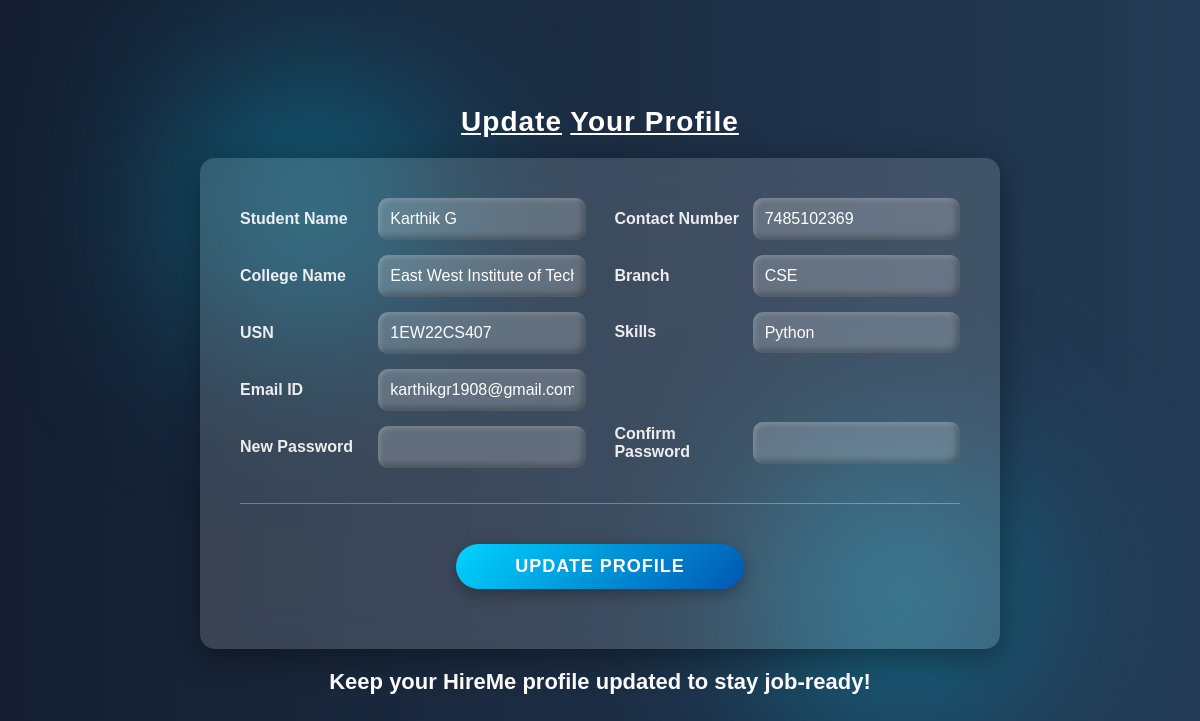
/edit_profile (signed in), run on an earlier commit of the app's database.
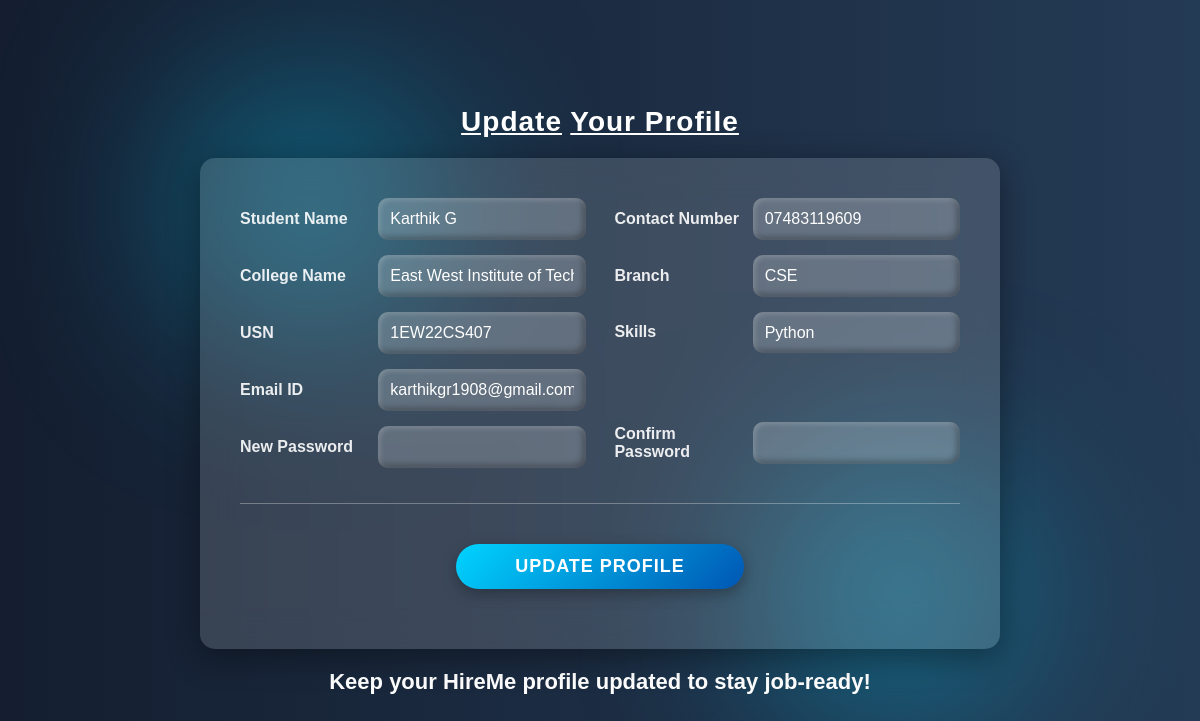
And on a later commit of the database.
### tables this page shows
CREATE TABLE students (
    usn TEXT PRIMARY KEY NOT NULL,
    student_name TEXT NOT NULL,
    contact_number TEXT NOT NULL,
    college_name TEXT NOT NULL,
    branch TEXT NOT NULL,
    skills TEXT,
    email_id TEXT NOT NULL,
    password TEXT NOT NULL,
    resume TEXT);

### app.py (the view, shortened to what this page needs)
@app.route('/edit_profile', methods=['GET', 'POST'])
def edit_profile():
    if 'usn' not in session:
        return redirect('/student_login')
    usn = session['usn']
    conn = sqlite3.connect('db/hireme.db', check_same_thread=False)
    cursor = conn.cursor()
    try:
        cursor.execute('''
            SELECT student_name, email_id, usn, contact_number, skills, branch, college_name
            FROM students WHERE usn=?
        ''', (usn,))
        student = cursor.fetchone()
    except sqlite3.OperationalError as e:
        print("Database error:", e)
        return "An error occurred while accessing the database."
    finally:
        conn.close()
    if student:
        return render_template('edit_profile.html', student={
            'name': student[0],
            'email': student[1],
            'usn': student[2],
            'phone_number': student[3],
            'skills': student[4],
            'branch': student[5],
            'college_name': student[6]
        })
    else:
        return "Student not found"

### templates/edit_profile.html (shortened to what this page needs)
 <!DOCTYPE html>
<html lang="en">
<head>
    <link rel="stylesheet" href="{{ url_for('static', filename='css/student_register.css') }}">
</head>
<body>
    <main>
        <div>
            <h1>
                <u>Update</u>
                <u>Your Profile</u>
            </h1>
        </div>
        <div class="form-container">
            <form id="edit_profile" action="/edit_profile" method="POST" enctype="multipart/form-data">
                <div class="form-row">
                    <div class="form-column">
                        <div class="form-group">
                            <label for="name">Student Name</label>
                            <input type="text" id="name" name="name" value="{{ student.name }}">
                        </div>
                        <div class="form-group">
                            <label for="college_name">College Name</label>
                            <input type="text" id="college_name" name="college_name" value="{{ student.college_name }}">
                        </div>
                        <div class="form-group">
                            <label for="usn">USN</label>
                            <input type="text" id="usn" name="usn" value="{{ student.usn }}" readonly>
                        </div>
                        <div class="form-group">
                            <label for="email">Email ID</label>
                            <input type="email" id="email" name="email" value="{{ student.email }}">
                        </div>
                        <div class="form-group">
                            <label for="password">New Password</label>
                            <input type="password" id="password" name="password">
                        </div>
                    </div>
                    <div class="form-column">
                        <div class="form-group">
                            <label for="phone_number">Contact Number</label>
                            <input type="text" id="phone" name="phone" value="{{ student.phone_number }}">
                        </div>
                        <div class="form-group">
                            <label for="branch">Branch</label>
                            <input type="text" id="branch" name="branch" value="{{ student.branch }}">
                        </div>
                        <div class="form-group-skills">
                            <label for="skills">Skills</label>
                            <select id="skills" name="skills" class="opion">
                                <option value="python" {% if student.skills == 'python' %}selected{% endif %}>Python</option>
                            </select>
                        </div>
                        <br><br><br>
                        <div class="form-group">
                            <label for="confirm_password">Confirm Password</label>
                            <input type="password" id="confirm_password" name="confirm_password">
                        </div>
                    </div>
                </div>
                <hr>
                <button type="submit">Update Profile</button>
            </form>
        </div>
        <footer>
            <p>Keep your HireMe profile updated to stay job-ready!</p>
        </footer>
    </main>
</body>
</html>

### static/css/student_register.css (style rules this page uses)
* { margin: 0; padding: 0; box-sizing: border-box; font-family: 'Poppins', sans-serif; }
body { background: linear-gradient(to right, #141e30, #243b55); display: flex; justify-content: center; align-items: center; height: 100vh; padding: 20px; position: relative; }
body::before, body::after { content: ""; position: absolute; width: 250px; height: 250px; background: radial-gradient(circle, rgba(0, 212, 255, 0.8), rgba(0, 0, 0, 0)); border-radius: 50%; filter: blur(100px); z-index: -1; }
body::before { top: 10%; left: 15%; }
body::after { bottom: 10%; right: 15%; }
.form-container { background: rgba(255, 255, 255, 0.15); backdrop-filter: blur(20px); padding: 40px; border-radius: 15px; box-shadow: 0 8px 32px rgba(0, 0, 0, 0.4); width: 800px; transition: transform 0.3s ease-in-out, box-shadow 0.3s ease-in-out; }
form { display: flex; flex-direction: column; }
.form-row { display: flex; justify-content: space-between; gap: 20px; }
.form-column { display: flex; flex-direction: column; width: 48%; }
.form-group, .form-group-skills { display: flex; align-items: center; margin-bottom: 15px; width: 100%; }
label { width: 40%; font-weight: bold; color: rgba(255, 255, 255, 0.9); }
input, select { width: 60%; padding: 12px; background: rgba(255, 255, 255, 0.2); border: none; border-radius: 10px; font-size: 16px; color: white; transition: all 0.3s ease-in-out; outline: none; box-shadow: inset 2px 2px 5px rgba(255, 255, 255, 0.2), inset -3px -3px 6px rgba(0, 0, 0, 0.3); }
select { width: 60%; padding: 12px; background: rgba(255, 255, 255, 0.2); border: none; border-radius: 10px; font-size: 16px; color: white; appearance: none; cursor: pointer; transition: all 0.3s ease-in-out; outline: none; box-shadow: inset 2px 2px 5px rgba(255, 255, 255, 0.2), inset -3px -3px 6px rgba(0, 0, 0, 0.3); }
select option { background-color: #243b55; color: white; }
select option:checked { background: rgba(255, 255, 255, 0.2); color: white; }
hr { border: none; height: 1px; background: rgba(255, 255, 255, 0.3); margin: 20px 0; }
button { width: 40%; padding: 12px; background: linear-gradient(135deg, #00d4ff, #0056b3); color: white; border: none; border-radius: 50px; font-size: 18px; font-weight: bold; cursor: pointer; transition: all 0.3s ease-in-out; display: block; margin: 20px auto; box-shadow: 0 5px 15px rgba(0, 0, 0, 0.3); text-transform: uppercase; letter-spacing: 1px; position: relative; overflow: hidden; }
button::before { content: ""; position: absolute; width: 200%; height: 200%; background: radial-gradient(circle, rgba(255, 255, 255, 0.3), rgba(0, 0, 0, 0)); top: 50%; left: 50%; transform: translate(-50%, -50%) scale(0); transition: transform 0.4s ease-in-out; border-radius: 50%; }
p { font-weight: bold; text-align: center; margin-top: 20px; font-size: 22px; color: white; }
h1 { text-align: center; color: white; margin-bottom: 20px; font-size: 28px; letter-spacing: 1px; }

What changed in the data, as far as the page shows it:
changed students "Karthik G": phone "7485102369" → "07483119609"
